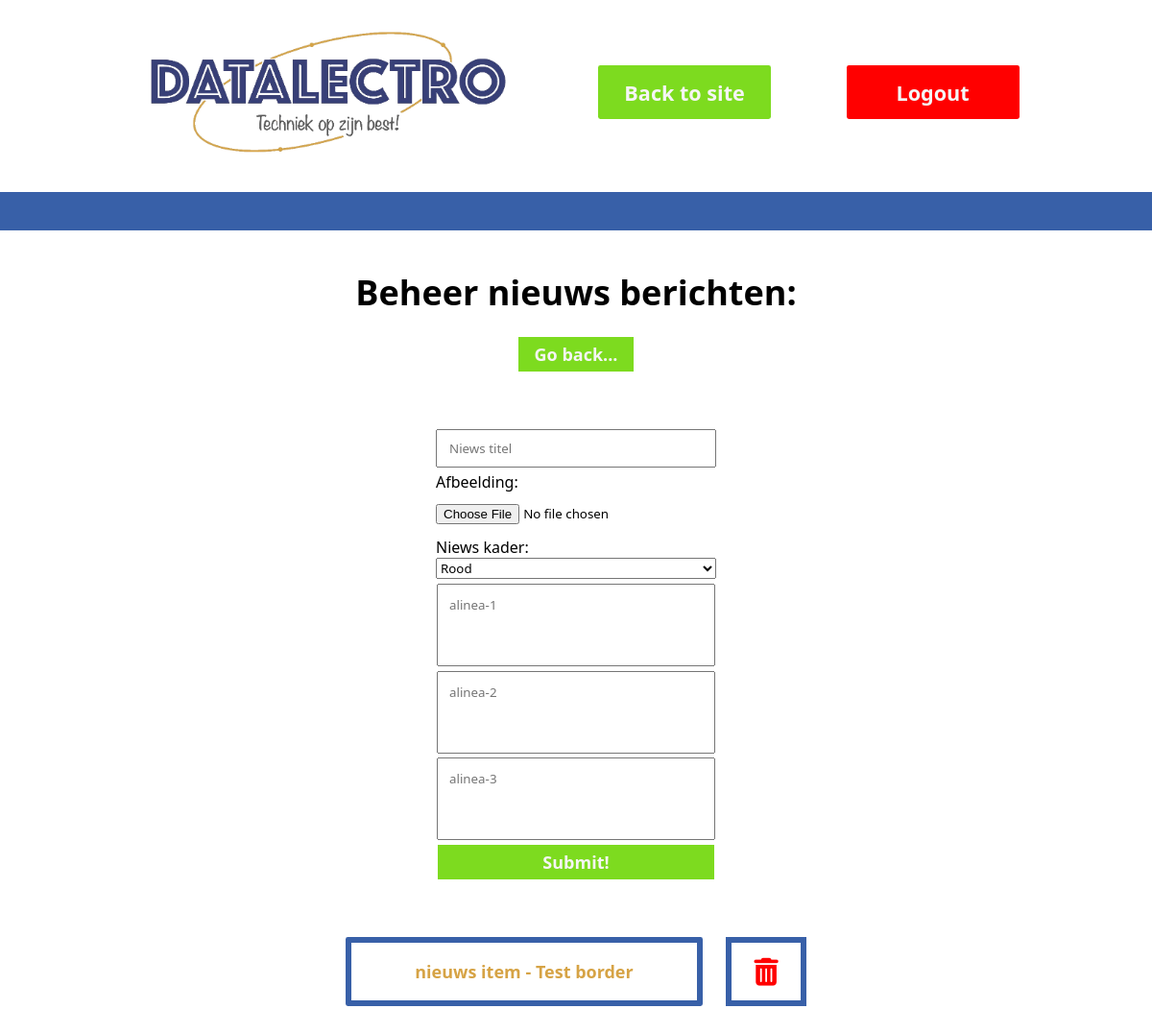
/sitemanager/nieuws (signed in), run on an earlier commit of the app's database.
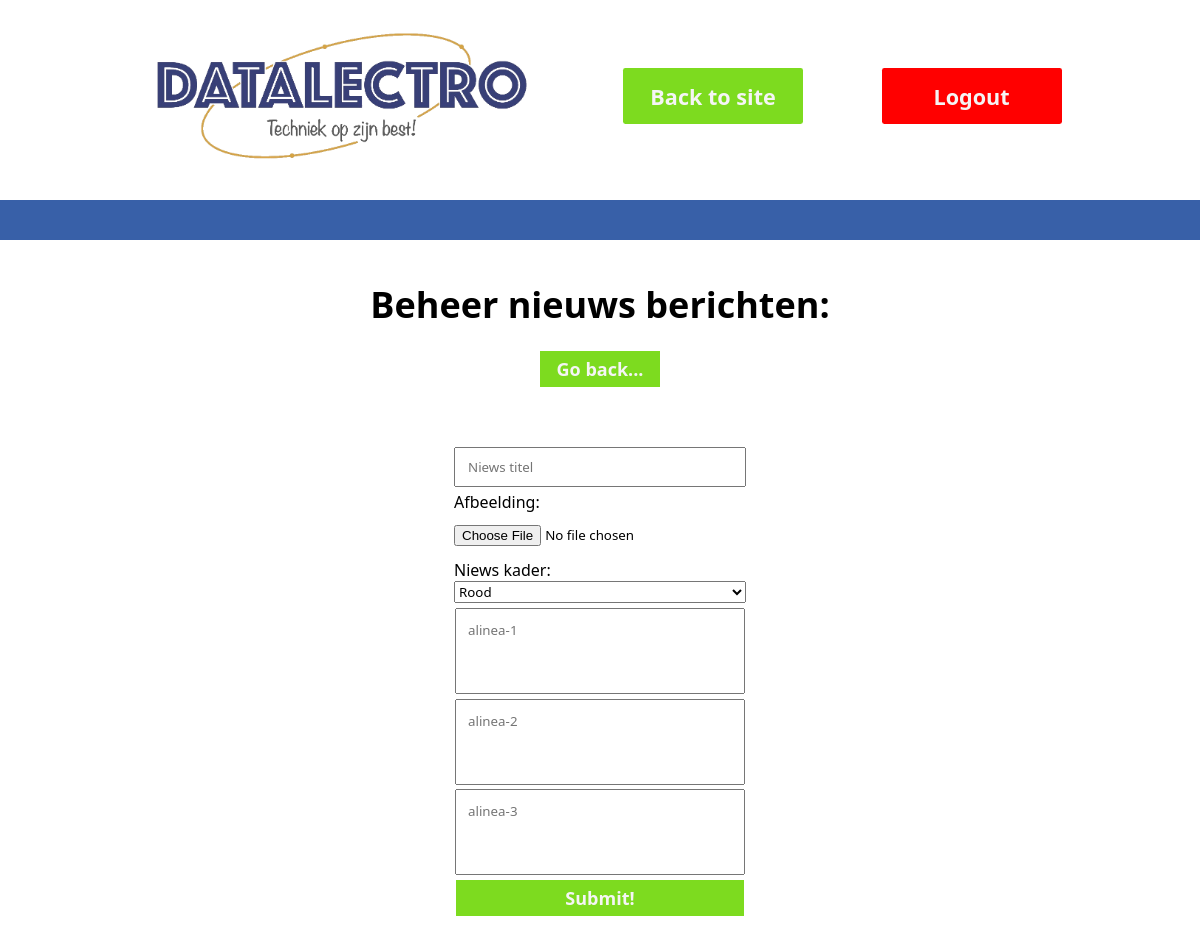
And on a later commit of the database.
### Sitemanager/models.py (models this page shows, shortened)
class newsBlocks(models.Model):
    styleChoises = {
        ('Rood', 'Rood'),
        ('Groen', 'Groen'),
        ('Blauw', 'Blauw'),
        ('Geen', 'Geen'),
    }
    title = models.CharField(max_length=30)
    img = models.ImageField(upload_to="newsImages", default='none.png', null=True, blank=True)
    borderSelect = models.CharField(max_length=255, choices=styleChoises)
    alinea1 = models.TextField(max_length=150)
    alinea2 = models.TextField(max_length=150)
    alinea3 = models.TextField(max_length=150)
    class Meta:
        verbose_name_plural = "Niews blokken"

### Sitemanager/views.py (the view)
# urls.py: path('nieuws', views.newsView, name="nieuws"),
def newsView(request):
    if not request.user.is_authenticated:
        return redirect('/login')
    news = newsBlocks.objects.all()
    data = {
        'page': 'DataLectro-Sitemanager/news.html',
        'news': news,
    }
    if request.method == 'POST' and 'add' in request.POST:
        form = newsForm(request.POST, request.FILES)
        if form.is_valid:
            form.save()
    return render(request, 'DataLectro-Sitemanager/index.html', data)

### Templates/DataLectro-Sitemanager/index.html (shortened to what this page needs)
{% load static %}
<!DOCTYPE html>
<html lang="en">
<head>
    <link rel="stylesheet" href="{% static 'DataLectro-Sitemanager/CSS/index.css' %}">
</head>
<body>
    <header>
        <div class="header-PC">
            <div class="topTitle">
                <a href="/" class="logo">
                    <img src="{% static 'DataLectro-Sitemanager/IMG/logoNew.png' %}">
                </a>
                <a class="a" href="/">Back to site</a>
                <a class="a" href="/logout" style="background-color: red;">Logout</a>
            </div>
            <div class="navList">
            </div>
        </div>
    </header>
    {% include page %}
</body>
</html>

### Templates/DataLectro-Sitemanager/news.html (shortened to what this page needs)
{% load static %}
<head>
    <link rel="stylesheet" href="{% static 'DataLectro-Sitemanager/CSS/news.css' %}">
</head>
<main>
    <div class="title">
        <h1>Beheer nieuws berichten:</h1>
    </div>
    <a href="/sitemanager" class="return">
        <div>Go back...</div>
    </a>
    <form method="post" enctype="multipart/form-data" autocomplete="off">
        <input type="text" name="title" placeholder="Niews titel" autocomplete="off">
        <div class="upload">
            <label for="img">Afbeelding:</label>
            <input type="file" id="img" name="img" accept="image/*">
        </div>
        <div class="upload">
            <label for="borderSelect">Niews kader:</label>
            <select name="borderSelect" id="borderSelect">
                <option value="Rood">Rood</option>
            </select>
        </div>
        <textarea name="alinea1" class="newsText" placeholder="alinea-1" autocomplete="off"></textarea>
        <textarea name="alinea2" class="newsText" placeholder="alinea-2" autocomplete="off"></textarea>
        <textarea name="alinea3" class="newsText" placeholder="alinea-3" autocomplete="off"></textarea>
        <button name="add" type="submit">Submit!</button>
    </form>
    <div class="pagesList">
        {% for item in news %}
        <div class="itemBox">
            <div class="pageLink">
                <p>nieuws item - {{ item.title }}</p>
            </div>
            <a class="delIcon" href="/sitemanager/nieuws/delete/{{ item.id }}"><i class="fa fa-trash"></i></a>
        </div>
        {% endfor %}
    </div>
</main>

What changed in the data, as far as the page shows it:
removed newsBlocks: title "Test border"
